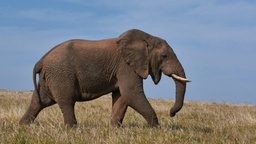
#> input picture images/elephant.jpg, 256 x 144 px, shrunk from 1280 x 720 before the run, found by its file name
$ python median_filter.py
#> lines starting #> are read from the running program, lines starting #| are printed output that depends on the picture
from PIL import Image
from statistics import median


# definir a função para percorrer cada pixel e aplicar o filtro da mediana
def aplicar_filtro_mediana(imagem, imagem_filtrada, tamanho_janela):
    largura, altura = imagem.size
    for x in range(largura):
        for y in range(altura):
            if x > 0 and y > 0 and x < imagem.width - 1 and y < imagem.height - 1:
                pixels_janela = []
                # fazer a nova imagem com o filtro de mediana
                for i in range(-tamanho_janela//2, tamanho_janela//2+1):
                    for j in range(-tamanho_janela//2, tamanho_janela//2+1):
                        pixels_janela.append(imagem.getpixel((x+i, y+j)))
                pixels_janela.sort()
                pixel_mediano = pixels_janela[len(pixels_janela)//2]
                imagem_filtrada.putpixel((x, y), pixel_mediano)


# chamadas de funções e parâmetros
imagem = Image.open("images/elephant.jpg")
#> imagem is the input picture: PIL image 256x144 RGB; mean R, G, B 120.7, 122.9, 127
imagem_filtrada = Image.new(imagem.mode, imagem.size)
#> imagem_filtrada: PIL image 256x144 RGB; every value is 0
tamanho_janela = 3
aplicar_filtro_mediana(imagem, imagem_filtrada, tamanho_janela)
#> after the loop in aplicar_filtro_mediana, `for x in range(largura):`:
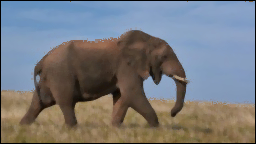
#> imagem_filtrada: PIL image 256x144 RGB; mean R, G, B 118.6, 120.8, 125
imagem_filtrada.save("images/elephant_median.jpg")
